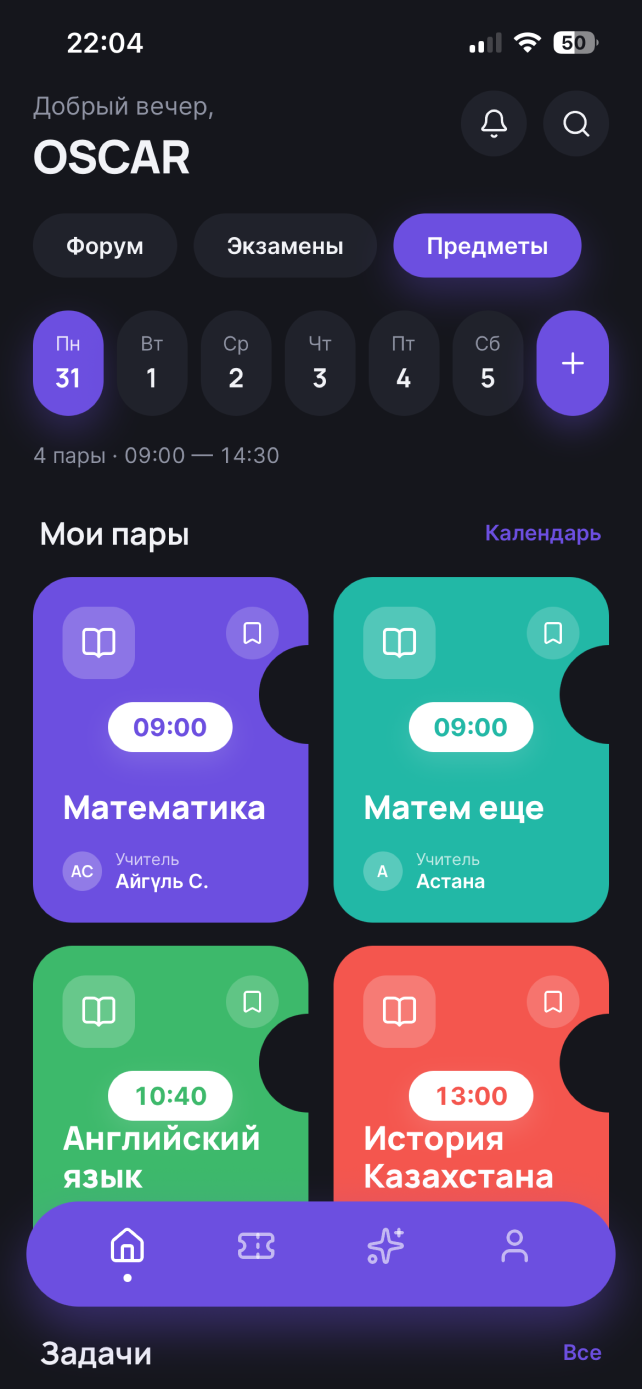
#> input picture store/screenshots/01.png, 1284 x 2778 px, found by its file name (shown at 1/2 size); its folder holds only this picture in this run
$ python make-screenshots.py
#> lines starting #> are read from the running program, lines starting #| are printed output that depends on the picture; after the words box and inside, x2 and y2 are one past the last pixel; in counts of white or black regions, pixels touching at a corner belong together
# Скриншоты для App Store в стиле карточек: цветной фон, заголовок на казахском,
# подзаголовок на русском, телефон с экраном приложения. Исходники — store/screenshots/NN.png.
# Запуск: python3 store/make-screenshots.py   (нужен Pillow; шрифт Inter из mobile/node_modules)

import sys, os
from PIL import Image, ImageDraw, ImageFont
SRC = '/Users/oscaraltynbekov/новый проект/store/screenshots'
OUT = sys.argv[1] if len(sys.argv) > 1 else '/Users/oscaraltynbekov/новый проект/store/screenshots-kk-ru'
FONT = sys.argv[2] if len(sys.argv) > 2 else '/Users/oscaraltynbekov/новый проект/mobile/node_modules/@expo-google-fonts/inter/800ExtraBold/Inter_800ExtraBold.ttf'
FONT2 = FONT.replace('800ExtraBold', '600SemiBold').replace('Inter_800ExtraBold', 'Inter_600SemiBold')
os.makedirs(OUT, exist_ok=True)
SHOTS = [
  ('01', '#6C4FE0', 'Сабақ кестесі\nәрқашан қасыңда', 'Расписание всегда под рукой'),
  ('02', '#F4564E', 'Сессияға дейін\nкері санақ', 'Обратный отсчёт до сессии'),
  ('03', '#3DB96B', 'Университет\nоқиғалары бір жерде', 'Афиша университета в одном месте'),
  ('04', '#3E9BF0', 'ЖИ-көмекші\nкестеңді біледі', 'ИИ-помощник знает твоё расписание'),
  ('05', '#22B8A6', 'Топ, староста\nжәне O-COIN', 'Группа, староста и монеты'),
]
def darken(hexc, k=0.55):
    r,g,b = int(hexc[1:3],16), int(hexc[3:5],16), int(hexc[5:7],16)
    return (int(r*k), int(g*k), int(b*k))
def rounded_mask(size, r):
    m = Image.new('L', size, 0); ImageDraw.Draw(m).rounded_rectangle([0,0,size[0]-1,size[1]-1], r, fill=255); return m
def build(name, color, kk, ru, W, H):
#> called with name = '01', color = '#6C4FE0', ru = 'Расписание всегда под рукой', W = 1284, H = 2778
    canvas = Image.new('RGB', (W, H), (0,0,0))
#> canvas: PIL image 1284x2778 RGB; every value is 0
    d = ImageDraw.Draw(canvas)
    m = int(W*0.045)
    top = int(H*0.10)
    d.rounded_rectangle([m, top, W-m, H-m], radius=int(W*0.075), fill=color)
    # Текст не должен упираться в края карточки: ужимаем шрифт, пока самая
    # длинная строка не влезет в ширину карточки минус отступы.
    limit = W - 2*m - 2*int(W*0.06)
    def fit(path, size, lines):
#> called with size = 109
        f = ImageFont.truetype(path, size)
        while size > 20 and max(d.textlength(l, font=f) for l in lines) > limit:
            size -= 2; f = ImageFont.truetype(path, size)
#> this loop made 1 pass
#> size on pass 1: 107
#> after the loop, size = 107
        return f, size
    fkk, skk = fit(FONT, int(W*0.085), kk.split('\n'))
#> skk = 107
    fru, sru = fit(FONT2, int(W*0.046), [ru])
#> sru = 59
    y = top + int(H*0.035)
    for line in kk.split('\n'):
        w = d.textlength(line, font=fkk); d.text(((W-w)/2, y), line, font=fkk, fill='white'); y += int(skk*1.18)
#> this loop made 2 passes
#> (w, y) on passes 1 to 2: (776.5, 500), (1015.1, 626)
#> after the loop, y = 626
    y += int(W*0.015)
#> y = 645
    w = d.textlength(ru, font=fru); d.text(((W-w)/2, y), ru, font=fru, fill=(255,255,255,235)); y += int(sru*1.6)
#> after `w = d.textlength(ru, font=fru)`: w = 928.5
#> after `y += int(sru * 1.6)`: y = 739
    # телефон
    shot = Image.open(f'{SRC}/{name}.png').convert('RGB')
#> shot is the input picture: PIL image 1284x2778 RGB; mean R, G, B 69.6, 76.1, 100.4
    pw = int(W*0.74); ph = int(pw*shot.height/shot.width)
#> after `ph = int(pw * shot.height / shot.width)`: ph = 2055
    shot = shot.resize((pw, ph), Image.LANCZOS)
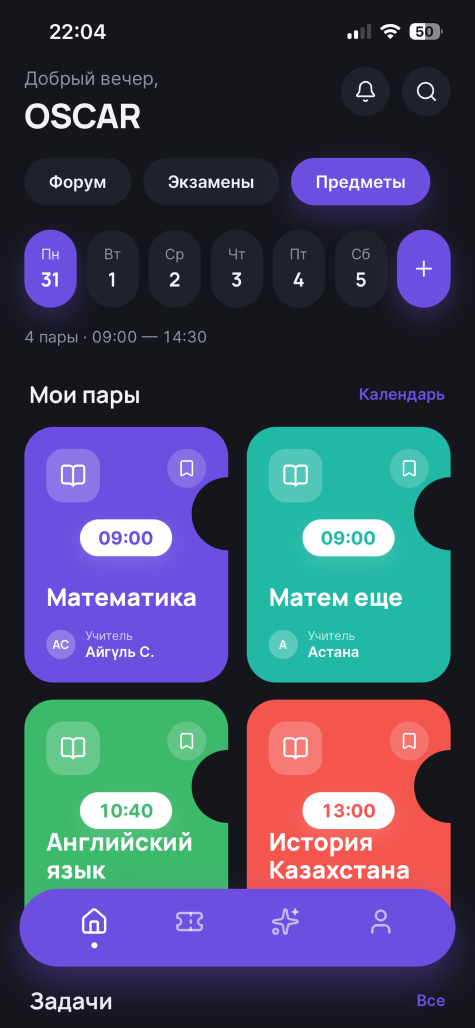
#> shot: PIL image 950x2055 RGB (shown at 1/2 size); mean R, G, B 69.6, 76.1, 100.4
    border = int(W*0.018); rad = int(W*0.11)
    frame = Image.new('RGB', (pw+2*border, ph+2*border), darken(color))
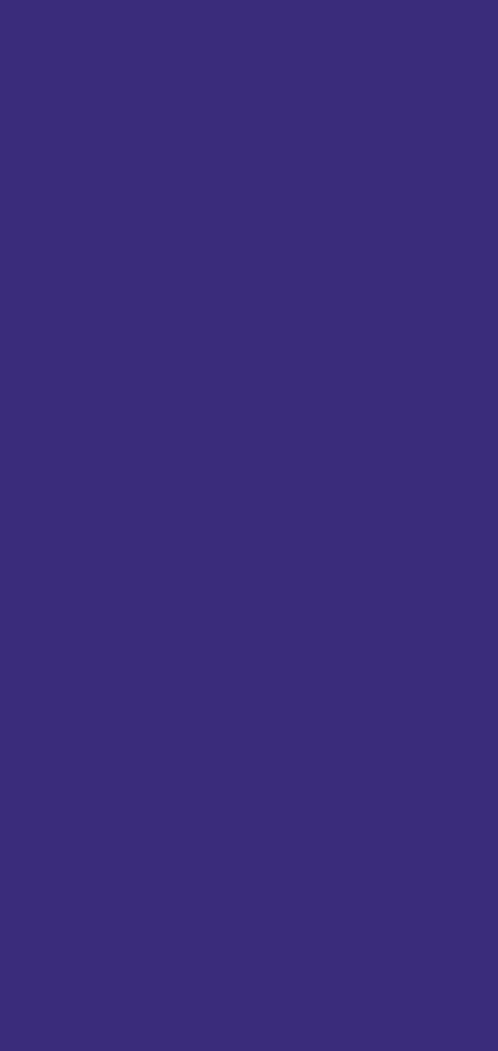
#> frame: PIL image 996x2101 RGB (shown at 1/2 size); mean R, G, B 59, 43, 123
    fmask = rounded_mask(frame.size, rad+border)
#> in rounded_mask, `m = Image.new('L', size, 0)`: m: PIL image 996x2101 L; every value is 0
#> in rounded_mask, `ImageDraw.Draw(m).rounded_rectangle([0, 0, size[0] - 1, size[1] - 1], `:
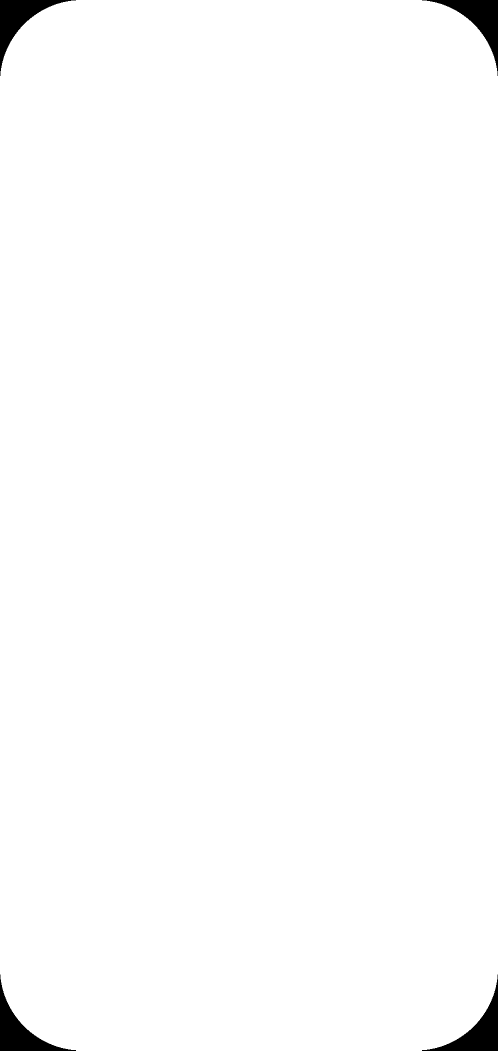
#> m: PIL image 996x2101 L (shown at 1/2 size); 98.9% white; 4 black regions, box (x1, y1, x2, y2) and area: (0, 0, 152, 152) 5816, (844, 0, 996, 152) 5816, (0, 1949, 152, 2101) 5816, (844, 1949, 996, 2101) 5816
    smask = rounded_mask(shot.size, rad)
#> call 2 of rounded_mask, with size = (950, 2055), r = 141
#> in rounded_mask (call 2), `m = Image.new('L', size, 0)`: m: PIL image 950x2055 L; every value is 0
#> in rounded_mask (call 2), `ImageDraw.Draw(m).rounded_rectangle([0, 0, size[0] - 1, size[1] - 1], `:
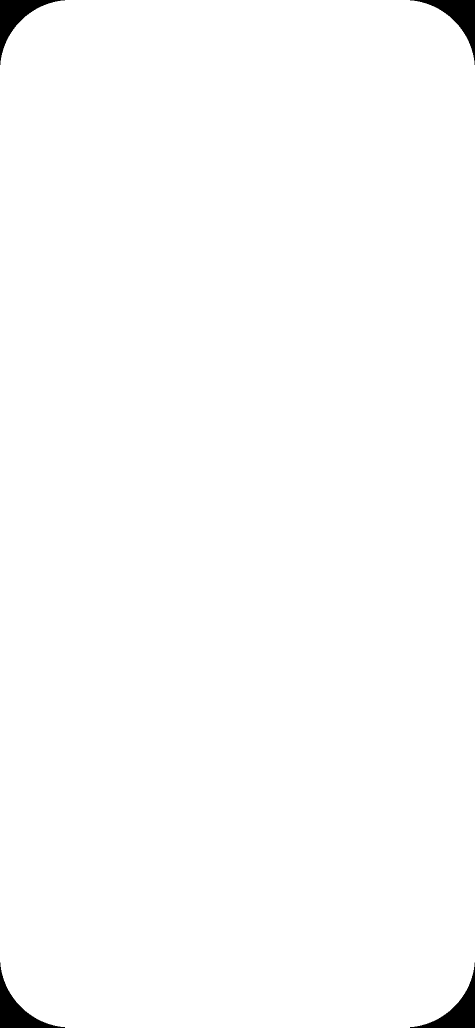
#> m: PIL image 950x2055 L (shown at 1/2 size); 99.1% white; 4 black regions, box (x1, y1, x2, y2) and area: (0, 0, 130, 130) 4308, (820, 0, 950, 130) 4308, (0, 1925, 130, 2055) 4308, (820, 1925, 950, 2055) 4308
    frame.paste(shot, (border, border), smask)
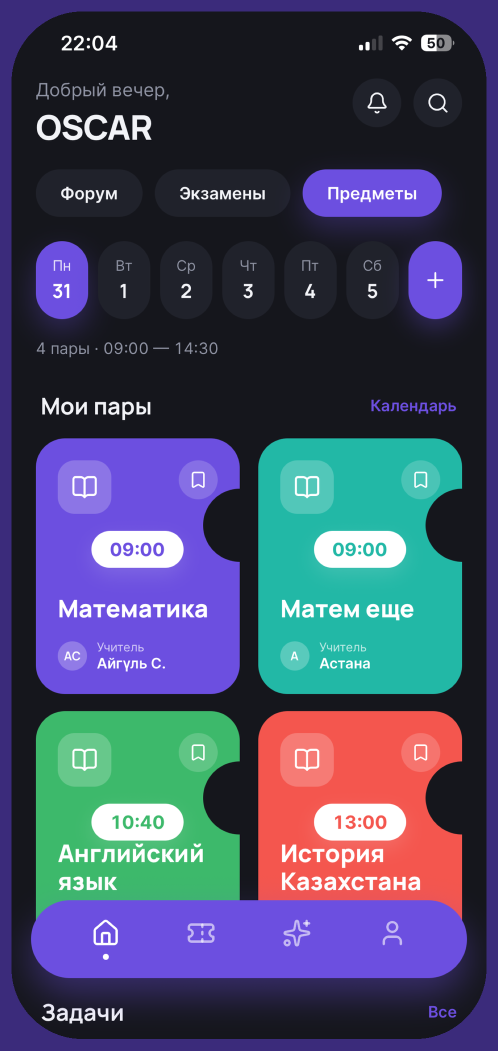
#> frame: PIL image 996x2101 RGB (shown at 1/2 size); mean R, G, B 69.2, 74, 102.7
    px = (W-frame.width)//2; py = y + int(H*0.02)
#> after `px = (W - frame.width) // 2`: px = 144
#> after `py = y + int(H * 0.02)`: py = 794
    # телефон уходит за нижний край карточки, как в примере: обрезаем по карточке
    card_bottom = H-m
    region = frame.crop((0, 0, frame.width, min(frame.height, card_bottom-py)))
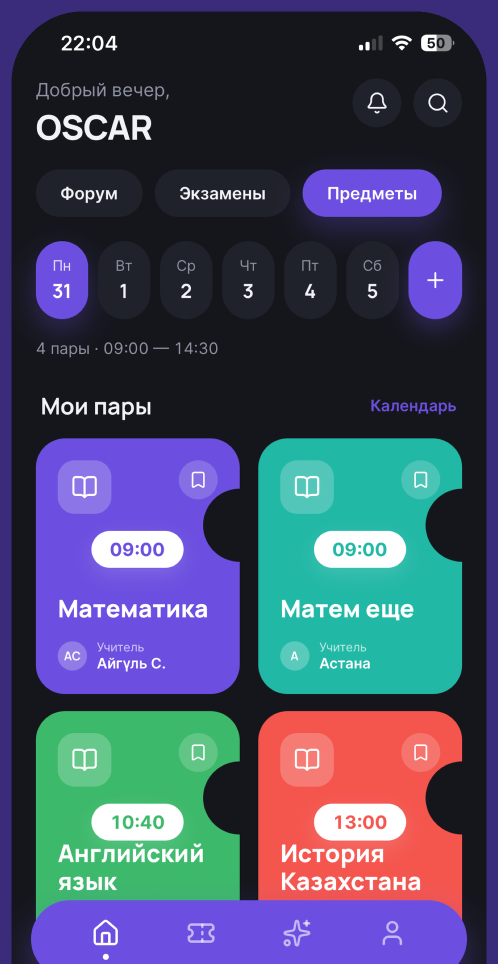
#> region: PIL image 996x1927 RGB (shown at 1/2 size); mean R, G, B 70.9, 77, 103.5
    canvas.paste(region, (px, py), fmask.crop((0,0,region.width,region.height)))
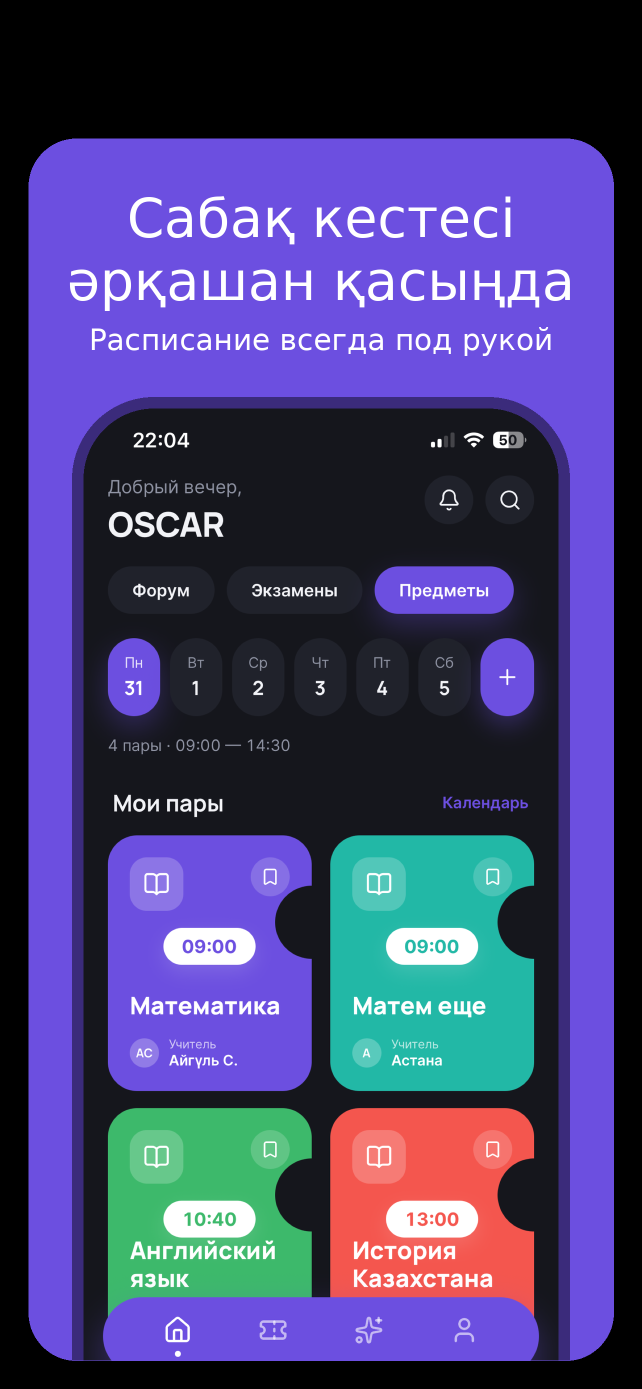
#> canvas: PIL image 1284x2778 RGB (shown at 1/2 size); mean R, G, B 68.7, 64.7, 115.2
    return canvas
for size_tag, W, H in [('6.5', 1284, 2778), ('6.7', 1290, 2796)]:
    for name, color, kk, ru in SHOTS:
#> (the run stopped early here; a loop or call above may not have finished)
